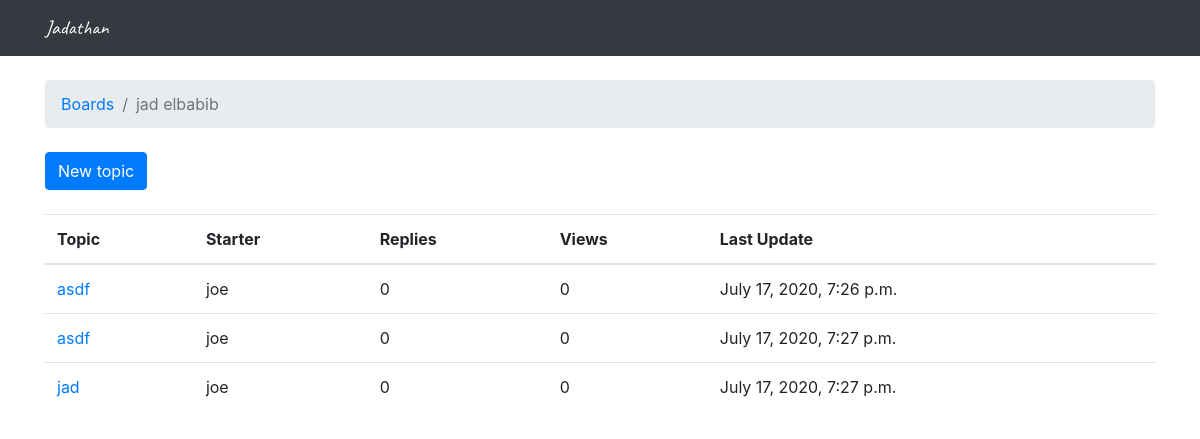
The app's page /boards/1/ with its own data.
### messageboard/models.py (models this page shows, shortened)
class Board(models.Model):
    name = models.CharField(max_length=30, unique=True)
    description = models.CharField(max_length=100)

class Topic(models.Model):
    subject = models.CharField(max_length=255)
    last_updated = models.DateTimeField(auto_now_add=True)
    board = models.ForeignKey(Board, related_name='topics', on_delete=models.CASCADE)
    starter = models.ForeignKey(User, related_name='topics', on_delete=models.CASCADE)

### messageboard/views.py (the view)
# urls.py: url(r'^boards/(?P<pk>\d+)/$', views.board_topics, name='board_topics'),
def board_topics(request, pk):
    board = get_object_or_404(Board, pk=pk)
    return render(request, 'topics.html', {'board': board})

### messageboard/templates/topics.html (shortened to what this page needs)
{% extends 'base.html' %}
{% block breadcrumb %}
  <li class="breadcrumb-item"><a href="{% url 'home' %}">Boards</a></li>
  <li class="breadcrumb-item active">{{ board.name }}</li>
{% endblock %}
{% block content %}
<div class="mb-4">
  <a href="{% url 'new_topic' board.pk %}" class="btn btn-primary">New topic</a>
</div>
  <table class="table">
    <thead class="thead-inverse">
      <tr>
        <th>Topic</th>
        <th>Starter</th>
        <th>Replies</th>
        <th>Views</th>
        <th>Last Update</th>
      </tr>
    </thead>
    <tbody>
      {% for topic in board.topics.all %}
        <tr>
          <td><a href="{% url 'topic_posts' board.pk topic.pk %}">{{ topic.subject }}</a></td>
          <td>{{ topic.starter.username }}</td>
          <td>0</td>
          <td>0</td>
          <td>{{ topic.last_updated }}</td>
        </tr>
      {% endfor %}
    </tbody>
  </table>
{% endblock %}

### records on screen
Board: name "jad elbabib"
Topic: subject "asdf", starter.username "joe", last_updated "July 17, 2020, 7:26 p.m."
Topic: subject "asdf", starter.username "joe", last_updated "July 17, 2020, 7:27 p.m."
Topic: subject "jad", starter.username "joe", last_updated "July 17, 2020, 7:27 p.m."
